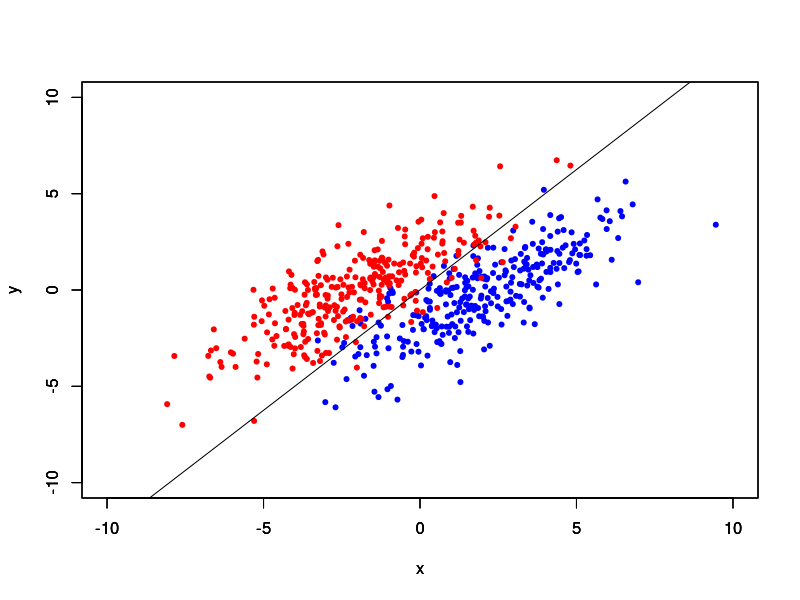
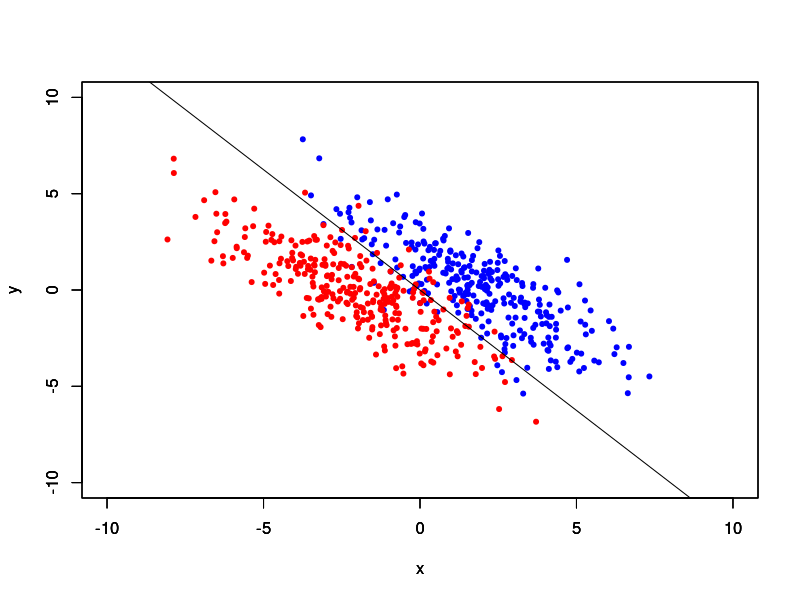
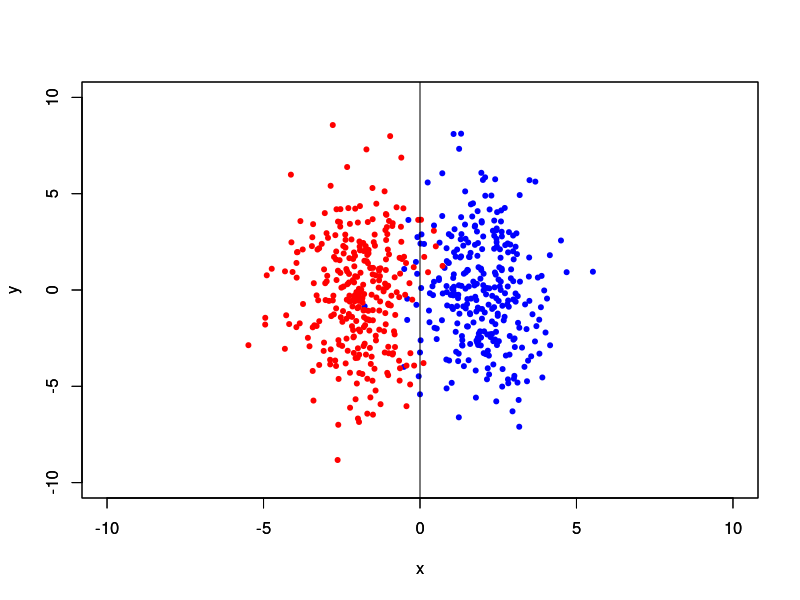

The R script that drew these images, in order:
## ---- chunk 1
beta = pi / 4
get_sigma = function(beta) {
 matrix(c(
  9 - 8 * cos(beta)^2,
  8 * cos(beta) * sin(beta),
  8 * cos(beta) * sin(beta),
  9 - 8 * sin(beta)^2
  ), ncol = 2)
}

mu1 = c(2, 0)
mu2 = c(-2, 0)

alpha = 0.5
n = 600
n1 = sum(runif(600) < alpha)
n2 = n - n1
## ---- chunk 2
sigma = get_sigma(beta)
get_a = function() solve(sigma) %*% (mu1-mu2)
get_b = function() -1 / 2 * (t(mu1) %*% solve(sigma) %*% mu1 - t(mu2) %*% solve(sigma) %*% mu2) + log(n1 / n2)

a = get_a()
b = get_b()
                   
linear = function(x, a, b) {
  if (a[2] == 0) {
    rep(0, length(x))
  } else {
    -(a[1] / a[2]) * x + rep(b / a[2], length(x))
  }
}
## ---- chunk 3
plot_graph = function(a, b) {
  plot(
    rand1[, 1],
    rand1[, 2],
    xlab = "x",
    ylab = "y",
    xlim = c(-10, 10),
    ylim = c(-10, 10),
    col = "blue",
    pch = 20
  )
  par(new = T)
  plot(
    rand2[, 1],
    rand2[, 2],
    xlab = "x",
    ylab = "y",
    xlim = c(-10, 10),
    ylim = c(-10, 10),
    col = "red",
    pch = 20
  )
    
  par(new = T)
  if (a[2] == 0) {
    abline(v = 0)
  } else {
    plot(
      -10:10,
      linear(-10:10, a, b),
      xlab = "x",
      ylab = "y",
      xlim = c(-10, 10),
      ylim = c(-10, 10),
      type = "l"
    )
  }
}
library(mvtnorm)

rand1 = rmvnorm(n = n1, mean = c(2, 0), sigma)
rand2 = rmvnorm(n = n2, mean = c(-2, 0), sigma)
plot_graph(a, b)
## ---- chunk 4
a
## ---- chunk 5
b
## ---- chunk 6
beta = - pi / 4
sigma = get_sigma(beta)

rand1 = rmvnorm(n = n1, mean = c(2, 0), sigma)
rand2 = rmvnorm(n = n2, mean = c(-2, 0), sigma)
a = get_a()
b = get_b()
plot_graph(a, b)
## ---- chunk 7
a
## ---- chunk 8
b
## ---- chunk 9
beta = 0
sigma = get_sigma(beta)

rand1 = rmvnorm(n = n1, mean = c(2, 0), sigma)
rand2 = rmvnorm(n = n2, mean = c(-2, 0), sigma)
a = get_a()
b = get_b()
plot_graph(a, b)
## ---- chunk 10
a
## ---- chunk 11
b
